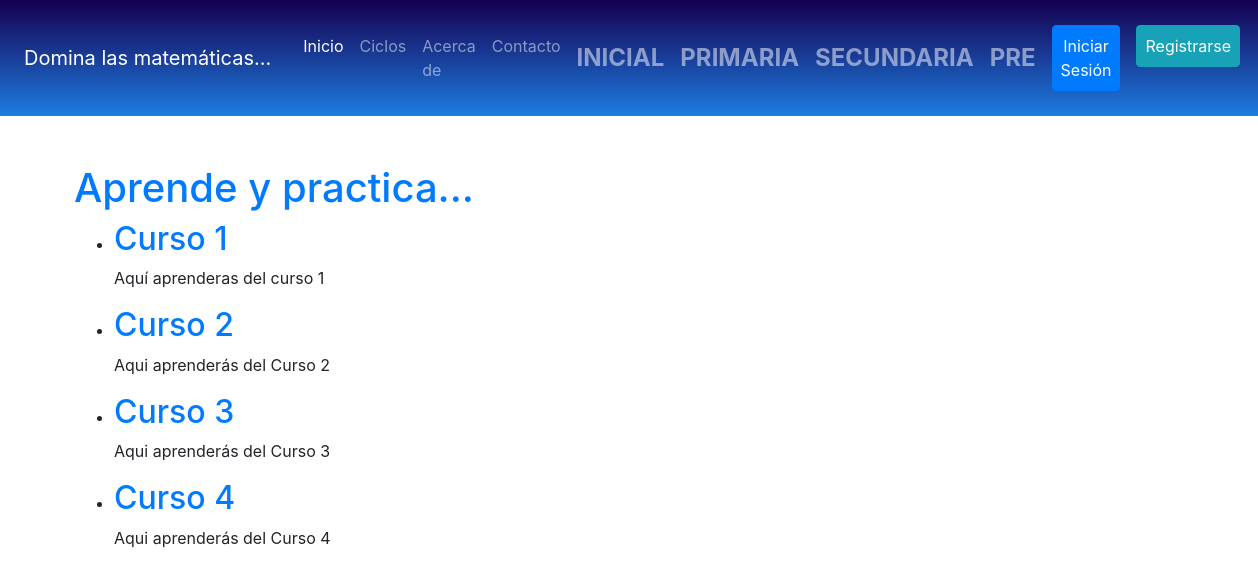
The page / on the database its author committed.
### courses/models.py (models this page shows, shortened)
class Course(models.Model):
    title = models.CharField(max_length=200)
    description = models.TextField()
    level = models.CharField(
        max_length=100,
        choices=[('beginner', 'Principiante'), ('intermediate', 'Intermedio'), ('advanced', 'Avanzado')]
    )
    price = models.DecimalField(max_digits=6, decimal_places=2)
    created_at = models.DateTimeField(auto_now_add=True)

### courses/views.py (the view)
# urls.py: path('', views.course_list, name='course_list'),
def course_list(request):
    courses = Course.objects.all()
    return render(request, 'courses/course_list.html', {'courses': courses})

### courses/templates/courses/course_list.html (shortened to what this page needs)
{% load static %}
<!DOCTYPE html>
<html lang="en">
<head>
    <link href="https://stackpath.bootstrapcdn.com/bootstrap/4.5.2/css/bootstrap.min.css" rel="stylesheet">
    <link rel="stylesheet" href="{% static 'courses/css/style2.css' %}">
</head>
<body>
    <nav class="navbar navbar-expand-lg navbar-dark fondo">
        <a class="navbar-brand p-2" href="#">Domina las matemáticas...</a>
        <div class="collapse navbar-collapse justify-content-between" id="navbarNav">
            <ul class="navbar-nav">
                <li class="nav-item active">
                    <a class="nav-link" href="{% url 'course_list' %}">Inicio</a>
                </li>
                <li class="nav-item">
                    <a class="nav-link" href="#">Ciclos</a>
                </li>
                <li class="nav-item">
                    <a class="nav-link" href="#">Acerca de</a>
                </li>
                <li class="nav-item">
                    <a class="nav-link" href="#">Contacto</a>
                </li>
            </ul>
            <ul class="navbar-nav special-menu">
                <li class="nav-item">
                    <a class="nav-link" href="#">Inicial</a>
                </li>
                <li class="nav-item">
                    <a class="nav-link" href="#">Primaria</a>
                </li>
                <li class="nav-item">
                    <a class="nav-link" href="#">Secundaria</a>
                </li>
                <li class="nav-item">
                    <a class="nav-link" href="#">Pre</a>
                </li>
            </ul>
            <ul class="navbar-nav">
                {% if user.is_authenticated %}
                <li class="nav-item d-flex flex-column">
                    <a class="nav-link btn btn-success text-white m-2" href="{% url 'logout' %}">Cerrar Sesión</a>
                    <p class="text-light" style="margin-top: 5px;">
                        Hola, {{ user.username }}, bienvenido...
                    </p>
                </li>
                {% else %}
                <li class="nav-item">
                    <a class="nav-link btn btn-primary text-white m-2" href="{% url 'login' %}">Iniciar Sesión</a>
                </li>
                <li class="nav-item">
                    <a class="nav-link btn btn-info text-white m-2" href="{% url 'register' %}">Registrarse</a>
                </li>
                {% endif %}
            </ul>
        </div>
    </nav>
    <div class="container mt-5">
        <h1 class="text-primary">Aprende y practica...</h1>
        <ul>
            {% for course in courses %}
            <li>
                <h2><a href="{% url 'course_detail' course.id %}">{{ course.title }}</a></h2>
                <p>{{ course.description }}</p>
            </li>
            {% endfor %}
        </ul>
    </div>
</body>
</html>

### courses/static/courses/css/style2.css (style rules this page uses)
.fondo { background: linear-gradient(to top, #1C7CE0, #150051); }
.special-menu { font-size: 1.5rem; font-weight: bold; color: #ffc107; text-transform: uppercase; }

### rows shown on the page
Course: title "Curso 1", description "Aquí aprenderas del curso 1"
Course: title "Curso 2", description "Aqui aprenderás del Curso 2"
Course: title "Curso 3", description "Aqui aprenderás del Curso 3"
Course: title "Curso 4", description "Aqui aprenderás del Curso 4"
